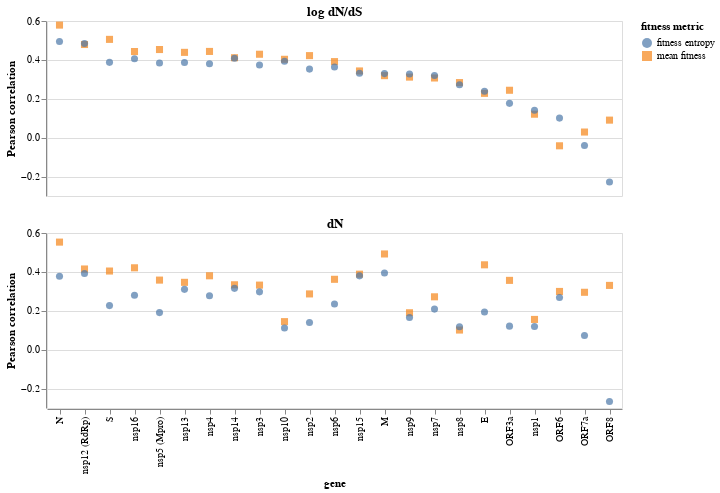

This figure's notebook cell:
### Markdown cell above
Now plot the gene correlations:

### Code cell
# sort by correlation
gene_order = (
    gene_corrs
    .query("dnds_metric == 'log dN/dS'")
    .groupby("gene")
    .aggregate({"Pearson correlation": "mean"})
    .sort_values("Pearson correlation", ascending=False)
    .index
    .tolist()
)

gene_corr_chart = (
    alt.Chart(gene_corrs)
    .encode(
        x=alt.X("gene", scale=alt.Scale(domain=gene_order)),
        y=alt.Y("Pearson correlation"),
        color=alt.Color("fitness metric"),
        shape=alt.Shape("fitness metric"),
        tooltip=[
            alt.Tooltip(c, format=".2f") if gene_corrs[c].dtype == float else c
            for c in gene_corrs.columns
        ],
        facet=alt.Facet(
            "dnds_metric",
            columns=1,
            sort="descending",
            title=None,
            header=alt.Header(labelFontStyle="bold", labelFontSize=13, labelPadding=2),
        ),
    )
    .mark_point(filled=True, size=50)
    .properties(width=alt.Step(25), height=175)
)

gene_corr_chart

### Figure 1 — Vega-Lite specification as saved in the notebook (floating-point values rounded to 4 significant figures)
{"config": {"view": {"continuousWidth": 400, "continuousHeight": 300}}, "data": {"name": "data-34ddeab76a8f6bf8de0080e7d59d1ffa"}, "mark": {"type": "point", "filled": true, "size": 50}, "encoding": {"color": {"field": "fitness metric", "type": "nominal"}, "facet": {"columns": 1, "field": "dnds_metric", "header": {"labelFontSize": 13, "labelFontStyle": "bold", "labelPadding": 2}, "sort": "descending", "title": null, "type": "nominal"}, "shape": {"field": "fitness metric", "type": "nominal"}, "tooltip": [{"field": "gene", "type": "nominal"}, {"field": "dnds_metric", "type": "nominal"}, {"field": "fitness metric", "type": "nominal"}, {"field": "Pearson correlation", "format": ".2f", "type": "quantitative"}], "x": {"field": "gene", "scale": {"domain": ["N", "nsp12 (RdRp)", "S", "nsp16", "nsp5 (Mpro)", "nsp13", "nsp4", "nsp14", "nsp3", "nsp10", "nsp2", "nsp6", "nsp15", "M", "nsp9", "nsp7", "nsp8", "E", "ORF3a", "nsp1", "ORF6", "ORF7a", "ORF8"]}, "type": "nominal"}, "y": {"field": "Pearson correlation", "type": "quantitative"}}, "height": 175, "width": {"step": 25}, "$schema": "https://vega.github.io/schema/vega-lite/v4.17.0.json", "datasets": {"data-34ddeab76a8f6bf8de0080e7d59d1ffa": [{"gene": "E", "dnds_metric": "dN", "fitness metric": "mean fitness", "Pearson correlation": 0.4364}, {"gene": "E", "dnds_metric": "log dN/dS", "fitness metric": "mean fitness", "Pearson correlation": 0.2279}, {"gene": "M", "dnds_metric": "dN", "fitness metric": "mean fitness", "Pearson correlation": 0.4922}, {"gene": "M", "dnds_metric": "log dN/dS", "fitness metric": "mean fitness", "Pearson correlation": 0.319}, {"gene": "N", "dnds_metric": "dN", "fitness metric": "mean fitness", "Pearson correlation": 0.5532}, {"gene": "N", "dnds_metric": "log dN/dS", "fitness metric": "mean fitness", "Pearson correlation": 0.5789}, {"gene": "ORF3a", "dnds_metric": "dN", "fitness metric": "mean fitness", "Pearson correlation": 0.3564}, {"gene": "ORF3a", "dnds_metric": "log dN/dS", "fitness metric": "mean fitness", "Pearson correlation": 0.2438}, {"gene": "ORF6", "dnds_metric": "dN", "fitness metric": "mean fitness", "Pearson correlation": 0.2994}, {"gene": "ORF6", "dnds_metric": "log dN/dS", "fitness metric": "mean fitness", "Pearson correlation": -0.04183}, {"gene": "ORF7a", "dnds_metric": "dN", "fitness metric": "mean fitness", "Pearson correlation": 0.2951}, {"gene": "ORF7a", "dnds_metric": "log dN/dS", "fitness metric": "mean fitness", "Pearson correlation": 0.02897}, {"gene": "ORF8", "dnds_metric": "dN", "fitness metric": "mean fitness", "Pearson correlation": 0.3305}, {"gene": "ORF8", "dnds_metric": "log dN/dS", "fitness metric": "mean fitness", "Pearson correlation": 0.09021}, {"gene": "S", "dnds_metric": "dN", "fitness metric": "mean fitness", "Pearson correlation": 0.4044}, {"gene": "S", "dnds_metric": "log dN/dS", "fitness metric": "mean fitness", "Pearson correlation": 0.5055}, {"gene": "nsp1", "dnds_metric": "dN", "fitness metric": "mean fitness", "Pearson correlation": 0.1555}, {"gene": "nsp1", "dnds_metric": "log dN/dS", "fitness metric": "mean fitness", "Pearson correlation": 0.1206}, {"gene": "nsp10", "dnds_metric": "dN", "fitness metric": "mean fitness", "Pearson correlation": 0.1441}, {"gene": "nsp10", "dnds_metric": "log dN/dS", "fitness metric": "mean fitness", "Pearson correlation": 0.403}, {"gene": "nsp12 (RdRp)", "dnds_metric": "dN", "fitness metric": "mean fitness", "Pearson correlation": 0.4149}, {"gene": "nsp12 (RdRp)", "dnds_metric": "log dN/dS", "fitness metric": "mean fitness", "Pearson correlation": 0.4792}, {"gene": "nsp13", "dnds_metric": "dN", "fitness metric": "mean fitness", "Pearson correlation": 0.3463}, {"gene": "nsp13", "dnds_metric": "log dN/dS", "fitness metric": "mean fitness", "Pearson correlation": 0.4387}, {"gene": "nsp14", "dnds_metric": "dN", "fitness metric": "mean fitness", "Pearson correlation": 0.3337}, {"gene": "nsp14", "dnds_metric": "log dN/dS", "fitness metric": "mean fitness", "Pearson correlation": 0.4111}, {"gene": "nsp15", "dnds_metric": "dN", "fitness metric": "mean fitness", "Pearson correlation": 0.3882}, {"gene": "nsp15", "dnds_metric": "log dN/dS", "fitness metric": "mean fitness", "Pearson correlation": 0.3431}, {"gene": "nsp16", "dnds_metric": "dN", "fitness metric": "mean fitness", "Pearson correlation": 0.4211}, {"gene": "nsp16", "dnds_metric": "log dN/dS", "fitness metric": "mean fitness", "Pearson correlation": 0.4429}, {"gene": "nsp2", "dnds_metric": "dN", "fitness metric": "mean fitness", "Pearson correlation": 0.2867}, {"gene": "nsp2", "dnds_metric": "log dN/dS", "fitness metric": "mean fitness", "Pearson correlation": 0.4219}, {"gene": "nsp3", "dnds_metric": "dN", "fitness metric": "mean fitness", "Pearson correlation": 0.332}, {"gene": "nsp3", "dnds_metric": "log dN/dS", "fitness metric": "mean fitness", "Pearson correlation": 0.429}, {"gene": "nsp4", "dnds_metric": "dN", "fitness metric": "mean fitness", "Pearson correlation": 0.3799}, {"gene": "nsp4", "dnds_metric": "log dN/dS", "fitness metric": "mean fitness", "Pearson correlation": 0.4435}, {"gene": "nsp5 (Mpro)", "dnds_metric": "dN", "fitness metric": "mean fitness", "Pearson correlation": 0.3578}, {"gene": "nsp5 (Mpro)", "dnds_metric": "log dN/dS", "fitness metric": "mean fitness", "Pearson correlation": 0.4533}, {"gene": "nsp6", "dnds_metric": "dN", "fitness metric": "mean fitness", "Pearson correlation": 0.3619}, {"gene": "nsp6", "dnds_metric": "log dN/dS", "fitness metric": "mean fitness", "Pearson correlation": 0.3912}, {"gene": "nsp7", "dnds_metric": "dN", "fitness metric": "mean fitness", "Pearson correlation": 0.2719}, {"gene": "nsp7", "dnds_metric": "log dN/dS", "fitness metric": "mean fitness", "Pearson correlation": 0.3069}, {"gene": "nsp8", "dnds_metric": "dN", "fitness metric": "mean fitness", "Pearson correlation": 0.1009}, {"gene": "nsp8", "dnds_metric": "log dN/dS", "fitness metric": "mean fitness", "Pearson correlation": 0.2833}, {"gene": "nsp9", "dnds_metric": "dN", "fitness metric": "mean fitness", "Pearson correlation": 0.1899}, {"gene": "nsp9", "dnds_metric": "log dN/dS", "fitness metric": "mean fitness", "Pearson correlation": 0.3115}, {"gene": "E", "dnds_metric": "dN", "fitness metric": "fitness entropy", "Pearson correlation": 0.1939}, {"gene": "E", "dnds_metric": "log dN/dS", "fitness metric": "fitness entropy", "Pearson correlation": 0.2388}, {"gene": "M", "dnds_metric": "dN", "fitness metric": "fitness entropy", "Pearson correlation": 0.3941}, {"gene": "M", "dnds_metric": "log dN/dS", "fitness metric": "fitness entropy", "Pearson correlation": 0.3294}, {"gene": "N", "dnds_metric": "dN", "fitness metric": "fitness entropy", "Pearson correlation": 0.3775}, {"gene": "N", "dnds_metric": "log dN/dS", "fitness metric": "fitness entropy", "Pearson correlation": 0.4944}, {"gene": "ORF3a", "dnds_metric": "dN", "fitness metric": "fitness entropy", "Pearson correlation": 0.1209}, {"gene": "ORF3a", "dnds_metric": "log dN/dS", "fitness metric": "fitness entropy", "Pearson correlation": 0.1764}, {"gene": "ORF6", "dnds_metric": "dN", "fitness metric": "fitness entropy", "Pearson correlation": 0.2685}, {"gene": "ORF6", "dnds_metric": "log dN/dS", "fitness metric": "fitness entropy", "Pearson correlation": 0.1005}, {"gene": "ORF7a", "dnds_metric": "dN", "fitness metric": "fitness entropy", "Pearson correlation": 0.07254}, {"gene": "ORF7a", "dnds_metric": "log dN/dS", "fitness metric": "fitness entropy", "Pearson correlation": -0.04023}, {"gene": "ORF8", "dnds_metric": "dN", "fitness metric": "fitness entropy", "Pearson correlation": -0.2669}, {"gene": "ORF8", "dnds_metric": "log dN/dS", "fitness metric": "fitness entropy", "Pearson correlation": -0.2282}, {"gene": "S", "dnds_metric": "dN", "fitness metric": "fitness entropy", "Pearson correlation": 0.2266}, {"gene": "S", "dnds_metric": "log dN/dS", "fitness metric": "fitness entropy", "Pearson correlation": 0.3873}, {"gene": "nsp1", "dnds_metric": "dN", "fitness metric": "fitness entropy", "Pearson correlation": 0.1192}, {"gene": "nsp1", "dnds_metric": "log dN/dS", "fitness metric": "fitness entropy", "Pearson correlation": 0.1407}, {"gene": "nsp10", "dnds_metric": "dN", "fitness metric": "fitness entropy", "Pearson correlation": 0.111}, {"gene": "nsp10", "dnds_metric": "log dN/dS", "fitness metric": "fitness entropy", "Pearson correlation": 0.3933}, {"gene": "nsp12 (RdRp)", "dnds_metric": "dN", "fitness metric": "fitness entropy", "Pearson correlation": 0.3914}, {"gene": "nsp12 (RdRp)", "dnds_metric": "log dN/dS", "fitness metric": "fitness entropy", "Pearson correlation": 0.4839}, {"gene": "nsp13", "dnds_metric": "dN", "fitness metric": "fitness entropy", "Pearson correlation": 0.3102}, {"gene": "nsp13", "dnds_metric": "log dN/dS", "fitness metric": "fitness entropy", "Pearson correlation": 0.387}, {"gene": "nsp14", "dnds_metric": "dN", "fitness metric": "fitness entropy", "Pearson correlation": 0.3153}, {"gene": "nsp14", "dnds_metric": "log dN/dS", "fitness metric": "fitness entropy", "Pearson correlation": 0.4082}, {"gene": "nsp15", "dnds_metric": "dN", "fitness metric": "fitness entropy", "Pearson correlation": 0.3796}, {"gene": "nsp15", "dnds_metric": "log dN/dS", "fitness metric": "fitness entropy", "Pearson correlation": 0.3315}, {"gene": "nsp16", "dnds_metric": "dN", "fitness metric": "fitness entropy", "Pearson correlation": 0.2796}, {"gene": "nsp16", "dnds_metric": "log dN/dS", "fitness metric": "fitness entropy", "Pearson correlation": 0.4063}, {"gene": "nsp2", "dnds_metric": "dN", "fitness metric": "fitness entropy", "Pearson correlation": 0.1397}, {"gene": "nsp2", "dnds_metric": "log dN/dS", "fitness metric": "fitness entropy", "Pearson correlation": 0.3525}, {"gene": "nsp3", "dnds_metric": "dN", "fitness metric": "fitness entropy", "Pearson correlation": 0.2973}, {"gene": "nsp3", "dnds_metric": "log dN/dS", "fitness metric": "fitness entropy", "Pearson correlation": 0.3739}, {"gene": "nsp4", "dnds_metric": "dN", "fitness metric": "fitness entropy", "Pearson correlation": 0.2774}, {"gene": "nsp4", "dnds_metric": "log dN/dS", "fitness metric": "fitness entropy", "Pearson correlation": 0.3802}, {"gene": "nsp5 (Mpro)", "dnds_metric": "dN", "fitness metric": "fitness entropy", "Pearson correlation": 0.1905}, {"gene": "nsp5 (Mpro)", "dnds_metric": "log dN/dS", "fitness metric": "fitness entropy", "Pearson correlation": 0.3842}, {"gene": "nsp6", "dnds_metric": "dN", "fitness metric": "fitness entropy", "Pearson correlation": 0.235}, {"gene": "nsp6", "dnds_metric": "log dN/dS", "fitness metric": "fitness entropy", "Pearson correlation": 0.363}, {"gene": "nsp7", "dnds_metric": "dN", "fitness metric": "fitness entropy", "Pearson correlation": 0.2086}, {"gene": "nsp7", "dnds_metric": "log dN/dS", "fitness metric": "fitness entropy", "Pearson correlation": 0.3202}, {"gene": "nsp8", "dnds_metric": "dN", "fitness metric": "fitness entropy", "Pearson correlation": 0.1175}, {"gene": "nsp8", "dnds_metric": "log dN/dS", "fitness metric": "fitness entropy", "Pearson correlation": 0.2724}, {"gene": "nsp9", "dnds_metric": "dN", "fitness metric": "fitness entropy", "Pearson correlation": 0.1653}, {"gene": "nsp9", "dnds_metric": "log dN/dS", "fitness metric": "fitness entropy", "Pearson correlation": 0.3274}]}}
